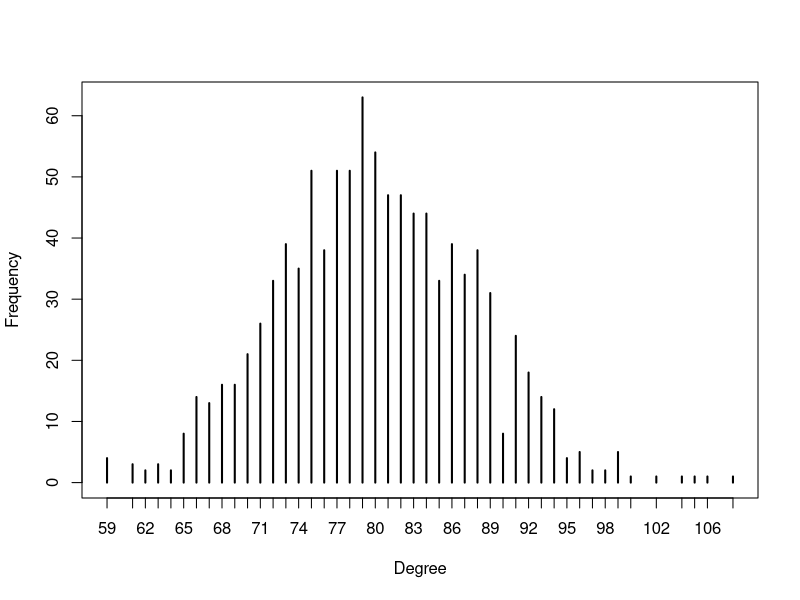

Recreate this plot in R.
library(igraph)
#g <- graph.lattice(5)
#plot(g, layout=layout.grid(g,width=5))
#plot(graph.lattice(c(5,5)))
G2 <- watts.strogatz.game(dim=1,size=1000,nei=40, p=0.5)
#tkplot(G2)
t = table(degree(G2))
plot(t , xlab="Degree", ylab="Frequency")